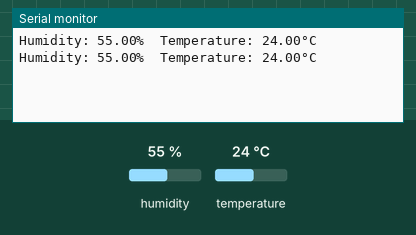
Recording of a sketch running on a simulated Arduino Uno, built with avr-gcc and run on an emulated ATmega328P. On the bench: the last lines printed to the serial monitor. Inputs (shaded band) come from the test bench; at power-on: humidity 55 %, temperature 24 °C.

Above: at 4.8 s.
4.9 s: humidity set to 22 %
At 6.8 s:
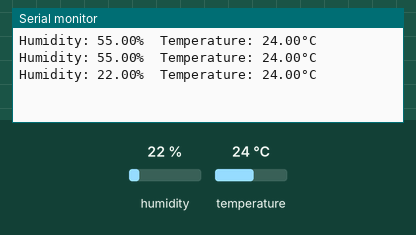
7.9 s: temperature set to 12 °C
At 8.6 s:
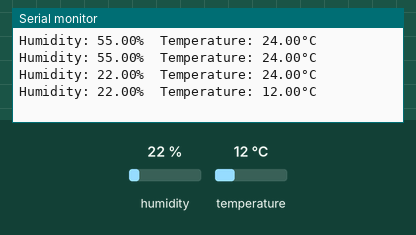
10.9 s: humidity set to 40 %
At 13.3 s:
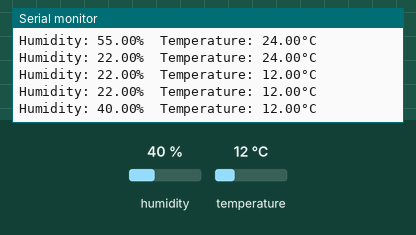
Timing chart, 0 to 14.8 s (numbered marks = the images above; inputs shaded):
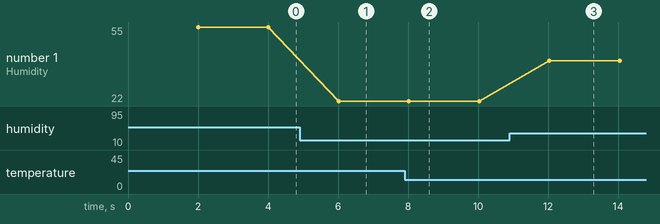

The sketch:

temp_and_hum.ino
```cpp
#include "DHT.h"
#define DHTPIN 4        // Digital pin connected to the DHT sensor
#define DHTTYPE DHT22   // DHT 22  (AM2302), AM2321
DHT dht(DHTPIN, DHTTYPE);
void setup() {
 Serial.begin(9600);
 dht.begin();
}
void loop() {
 // Wait a few seconds between measurements.
 delay(2000);
// Reading temperature or humidity takes about 250 milliseconds!
 float humidity = dht.readHumidity();
 float temperature = dht.readTemperature();
 Serial.print(F("Humidity: "));
 Serial.print(humidity);
 Serial.print(F("%  Temperature: "));
 Serial.print(temperature);
 Serial.print(F("°C \n"));
}
```

Measured:
- after the input at 4.9 s, the serial monitor: prints a new line after 1.1 s (image 1)
- after the input at 7.9 s, the serial monitor: prints a new line after 0.12 s (image 2)
- after the input at 10.9 s, the serial monitor: prints a new line after 1.1 s (image 3)
- plotted number 1: 55 → 22 after the input at 4.9 s, 22 → 40 after the input at 10.9 s
